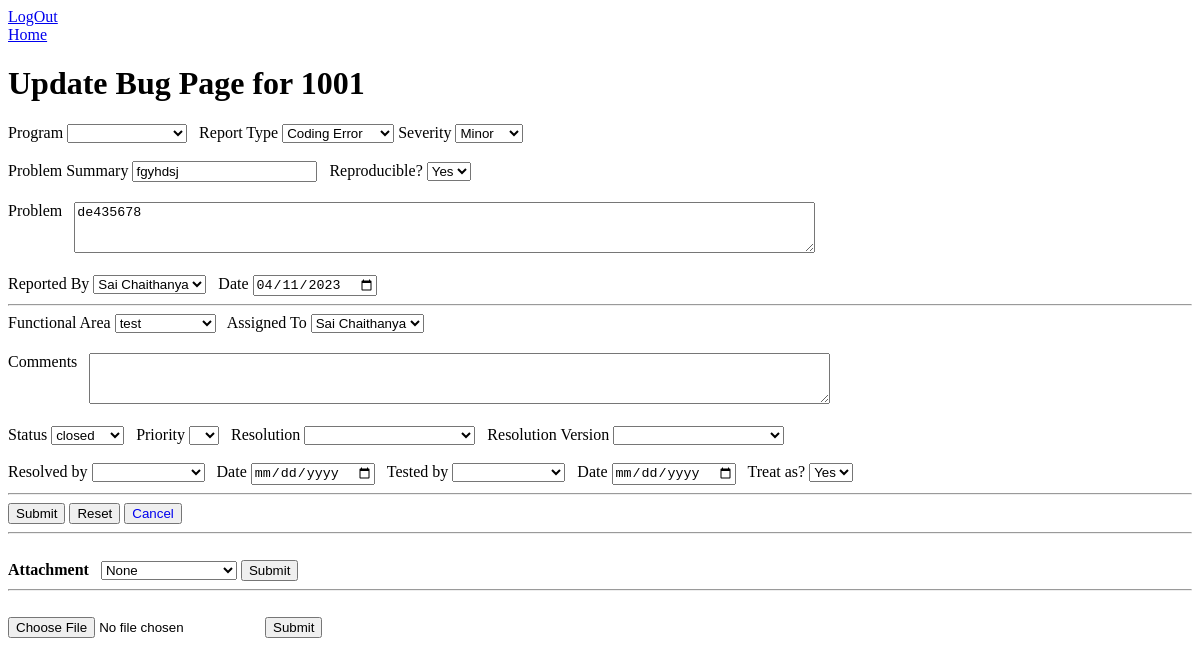
The page /update_bug/1001 (signed in) on the database as committed earlier.
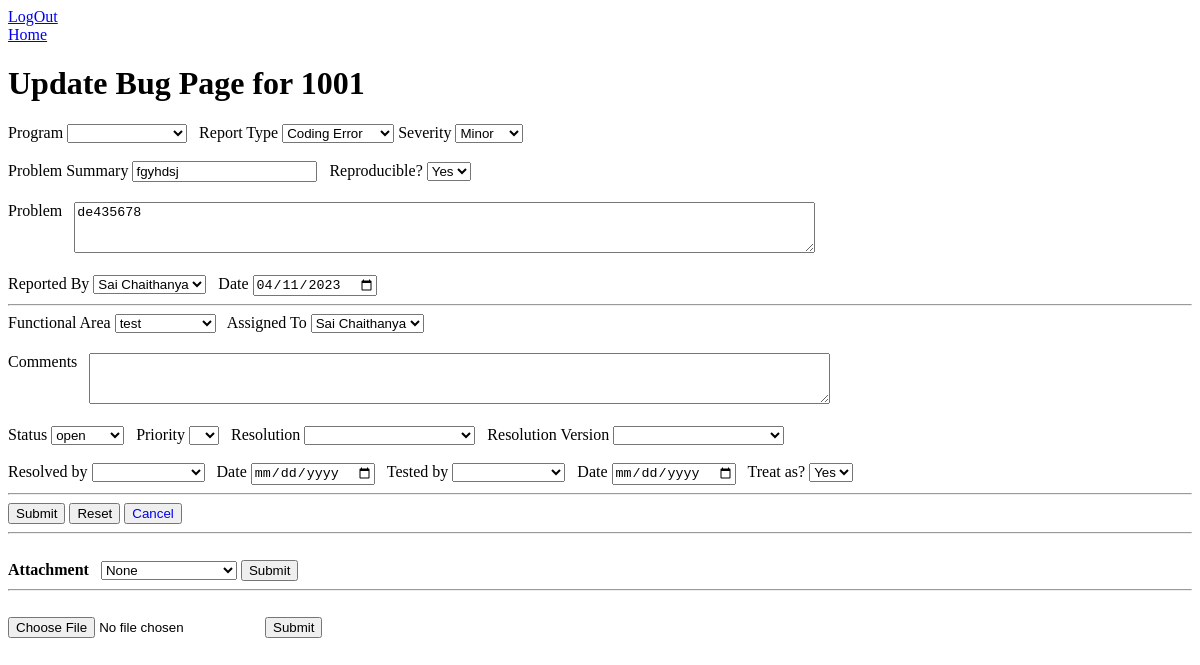
The same page on the database as committed later.
### tables this page shows
CREATE TABLE BUGS (
            bug_id INTEGER NOT NULL PRIMARY KEY AUTOINCREMENT,
            program_options TEXT,
            report_options TEXT,
            severity TEXT,
            problem_summary TEXT,
            reproducible TEXT,
            problem TEXT,
            reported_by TEXT,
            entry_date TEXT,
            areas TEXT,
            assigned_to TEXT,
            comments TEXT,
            status TEXT,
            priority TEXT,
            resolution TEXT,
            resolution_version TEXT,
            resolved_by TEXT,
            resolved_date TEXT,
            tested_by TEXT,
            tested_date TEXT,
            treat_as TEXT
        );

CREATE TABLE `employees` ( `emp_id` INTEGER NOT NULL PRIMARY KEY AUTOINCREMENT, `name` varchar(32) NOT NULL, `username` varchar(32) NOT NULL, `password` varchar(32) NOT NULL, `userlevel` int(11) NOT NULL);

CREATE TABLE `areas` ( `area_id` integer NOT NULL PRIMARY KEY AUTOINCREMENT, `prog_id` int(11) NOT NULL, `area` varchar(32) NOT NULL, FOREIGN KEY (`prog_id`) REFERENCES `programs` (`prog_id`) );

### app.py (the view, shortened to what this page needs)
@app.route("/update_bug/<bug_id>",methods=["GET","POST"])
def update_bug(bug_id):
    if "loggedin" not in session:
        return render_template("login.html")
    db = get_db()
    query = f"select * from bugs where bug_id={bug_id}"
    cur = db.execute(query)
    data = cur.fetchall()
    programs = get_programs()
    employees = get_employees()
    areas = get_area()
    report_options = ["Coding Error","Design Issue","Suggestion","Documentation","Hardware","Query"]
    severity = ["Minor", "Serious", "Fatal"]
    status=["open","closed","resolved"]
    priority = [1,2,3,4,5,6]
    resolution = ["Pending","Fixed","Irreproducible","Deferred","As designed","Withdrawn by reporter","Need more info",\
                  "Disagree with suggestion","Duplicate"]
    attach_cur = db.execute(f'select * from attach where bug_id={bug_id}')
    attach = attach_cur.fetchall()
    return render_template("update_bug.html",bug_id=bug_id,data=data,programs=programs,report_options=report_options,\
                           severity=severity,employees=employees,areas=areas,\
                            status=status,priority=priority,resolution=resolution,attach=attach)

### app.py (called while the page is built)
def connect_db():
    sql = sqlite3.connect('C:\\Users\\029421793\\Bughound_Project\\server\\db\\bughound.db')
    sql.row_factory = sqlite3.Row
    return sql

def get_db():
    if not hasattr(g,"sqlite3"):
        g.sqlite_db = connect_db()
    return g.sqlite_db

def get_programs():
    db=get_db()
    cur = db.execute('select * from programs')
    programs = cur.fetchall()
    return programs

def get_employees():
    db=get_db()
    cur = db.execute('select * from employees')
    employees = cur.fetchall()
    return employees

def get_area():
    db = get_db()
    cur = db.execute("select * from areas")
    areas = cur.fetchall()
    return areas

### templates/update_bug.html (shortened to what this page needs)
<!DOCTYPE html>
<html lang="en">
<head>
</head>
<body>
    <a href="{{url_for('logout')}}">LogOut</a>
    <br/>
    <a href="{{url_for('index_page')}}">Home</a>
    <h1>Update Bug Page for {{bug_id}}</h1>
    <form method="POST" action="{{url_for('update_bug',bug_id=bug_id)}}">
        <div class="first_row">
            <label id="program">Program</label>
            <select id ="program" name="program_options">
                <option style="display:none;"></option>
                {% for program in programs %}
                    {% set prog = '-'.join(program[1:]) %}
                    <option value="{{'-'.join(program[1:])}}" {% if prog == data[0][1] %}selected{% endif %}>{{'-'.join(program[1:]) }}</option>
                {% endfor %}
            </select>
            <label id="report_type">Report Type</label>
            <select id ="report_type" name="report_options">
                {% for option in report_options %}
                    <option value="{{option}}" {% if option == data[0][2] %}selected{% endif %}>{{option }}</option>
                {% endfor %}
            </select>
            <label id="severity">Severity</label>
            <select id ="severity" name="severity">
                {% for option in severity %}
                <option value="{{option}}" {% if option == data[0][3] %}selected{% endif %}>{{option }}</option>
                {% endfor %}
            </select>
        </div>
        <br/>
        <div class="second_row" style="display: inline-block;">
            <label for="problem_summary">Problem Summary</label>
            <input type="text" id="problem_summary" name="problem_summary" value="{{data[0][4]}}"></div>
            <label id="reproducible">Reproducible?</label>
            <select id ="reproducible" name="reproducible">
            <option value="Yes" {% if "Yes" == data[0][5] %}selected{% endif %} selected>Yes</option>
            </select>
        <br/>
        <div class="third_row" style="margin-top:20px;">
            <label style="vertical-align:top" for=problem>Problem</label>
            <textarea name="problem" id="problem" cols="90" rows="3">{{data[0][6]}}</textarea>
        </div>
        <br/>
        <div class="fourth_row">
            <label id="reported_by">Reported By</label>
            <select id ="reported_by" name="reported_by">
                {% for option in employees %}
                <option value="{{option[1]}}" {% if option[1] == data[0][7] %}selected{% endif %}>{{option[1]}}</option>
                {% endfor %}
            </select>
            <label for="entry_date">Date</label>
            <input type="date" id="entry_date" name="entry_date" value="{{data[0][8]}}"><br>
        </div>
        <hr/>
        <div class="fifth_row">
            <label id="areas">Functional Area</label>
            <select id ="areas" name="areas">
            {% for option in areas %}
            <option value="{{option[2]}}" {% if option[2] == data[0][9] %}selected{% endif %}>{{option[2]}}</option>
            {% endfor %}
            </select>
            <label id="assigned_to">Assigned To</label>
            <select id ="assigned_to" name="assigned_to">
            {% for option in employees %}
            <option value="{{option[1]}}" {% if option[1] == data[0][10] %}selected{% endif %}>{{option[1]}}</option>
            {% endfor %}
            </select>
        </div>
        <div class="sixth_row" style="margin-top:20px;">
            <label style="vertical-align:top" for=comments>Comments</label>
            {% if data[0][11] %}
                <textarea name="comments" id="comments" cols="90" rows="3">{{data[0][11]}}</textarea>
            {% else %}
            <textarea name="comments" id="comments" cols="90" rows="3"></textarea>
            {% endif %}
        </div>
        <br/>
        <div class="seventh_row">
            <label id="status">Status</label>
            <select id ="status" name="status">
            {% for option in status %}
            <option value="{{option}}" {% if option == data[0][12] %}selected{% endif %}>{{option}}</option>
            {% endfor %}
            </select>
            <label id="priority">Priority</label>
            <select id ="priority" name="priority">
            <option style="display:none;"></option>
            {% for option in priority %}
            <option value="{{option}}" {% if option == data[0][13] %}selected{% endif %}>{{option}}</option>
            {% endfor %}
            </select>
            <label id="resolution">Resolution</label>
            <select id ="resolution" name="resolution">
            <option style="display:none;"></option>
            {% for option in resolution %}
            <option value="{{option}}" {% if option == data[0][14] %}selected{% endif %}>{{option}}</option>
            {% endfor %}
            </select>
            <label id="resolution_version">Resolution Version</label>
            <select id ="resolution_version" name="resolution_version">
            <option style="display:none;"></option>
            {% for option in resolution %}
            <option value="{{option}}" {% if option == data[0][15] %}selected{% endif %}>{{option}}</option>
            {% endfor %}
            </select>
        </div>
        <br/>
        <div class="eight_row">
            <label id="resolved_by">Resolved by</label>
            <select id ="resolved_by" name="resolved_by">
            <option style="display:none;"></option>
            {% for option in employees %}
            <option value="{{option[1]}}" {% if option[1] == data[0][16] %}selected{% endif %}>{{option[1]}}</option>
            {% endfor %}
            </select>
            <label for="resolved_date">Date</label>
            <input type="date" id="resolved_date" name="resolved_date" value="{{data[0][17]}}">
            <label id="tested_by">Tested by</label>
            <select id ="tested_by" name="tested_by">
            <option style="display:none;"></option>
            {% for option in employees %}
            <option value="{{option[1]}}" {% if option[1] == data[0][18] %}selected{% endif %}>{{option[1]}}</option>
            {% endfor %}
            </select>
            <label for="tested_date">Date</label>
            <input type="date" id="tested_date" name="tested_date" value="{{data[0][19]}}">
            <label id="treat_as">Treat as?</label>
            <select id ="treat_as" name="treat_as">
            <option value="Yes" {% if "Yes" == data[0][20] %}selected{% endif %}>Yes</option>
            </select>
        </div>
        <hr/>
        <div class="ninth_row">
            <input type="submit" class="btn" value="Submit">
            <input type="reset" value="Reset">
            <button><a href="{{url_for('index_page')}}" style="text-decoration:none;">Cancel</a></button>
        </div>
    </form>
    <hr/>
    <br/>
    <form action="{{url_for('view_attachment')}}" method="post">
        <label for="options"><b>Attachment</b></label>
        <select name="options">
            <option value="None" selected>None</option>
        </select>
        <input type="submit" class="btn" value ="Submit">
    </form>
    <hr/>
    <br/>
    <form action = "{{url_for('upload_attachment',bug_id=bug_id)}}" method = "post" enctype="multipart/form-data">
        <input type="file" name="file" />
        <input type = "submit" class="btn" value="Submit">
    </form>
</body>
</html>

Rows that differ between the two databases and show on the page:
changed BUGS "Coding Error": status "closed" → "open"
